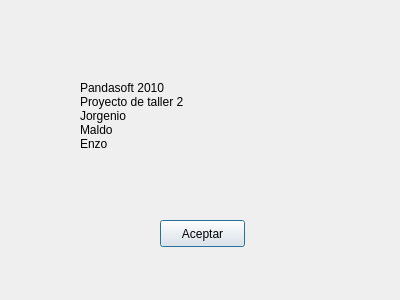
<?xml version="1.0" encoding="UTF-8"?>
<ui version="4.0">
 <class>aboutPandasoft</class>
 <widget class="QDialog" name="aboutPandasoft">
  <property name="geometry">
   <rect>
    <x>0</x>
    <y>0</y>
    <width>400</width>
    <height>300</height>
   </rect>
  </property>
  <property name="windowTitle">
   <string>Acerca de Pandasoft</string>
  </property>
  <widget class="QLabel" name="label">
   <property name="geometry">
    <rect>
     <x>80</x>
     <y>50</y>
     <width>231</width>
     <height>131</height>
    </rect>
   </property>
   <property name="text">
    <string>Pandasoft 2010 
Proyecto de taller 2 
Jorgenio 
Maldo 
Enzo</string>
   </property>
  </widget>
  <widget class="QPushButton" name="pushButton">
   <property name="geometry">
    <rect>
     <x>160</x>
     <y>220</y>
     <width>85</width>
     <height>27</height>
    </rect>
   </property>
   <property name="text">
    <string>Aceptar</string>
   </property>
  </widget>
 </widget>
 <resources/>
 <connections>
  <connection>
   <sender>pushButton</sender>
   <signal>clicked()</signal>
   <receiver>aboutPandasoft</receiver>
   <slot>reject()</slot>
   <hints>
    <hint type="sourcelabel">
     <x>159</x>
     <y>231</y>
    </hint>
    <hint type="destinationlabel">
     <x>309</x>
     <y>231</y>
    </hint>
   </hints>
  </connection>
 </connections>
</ui>
